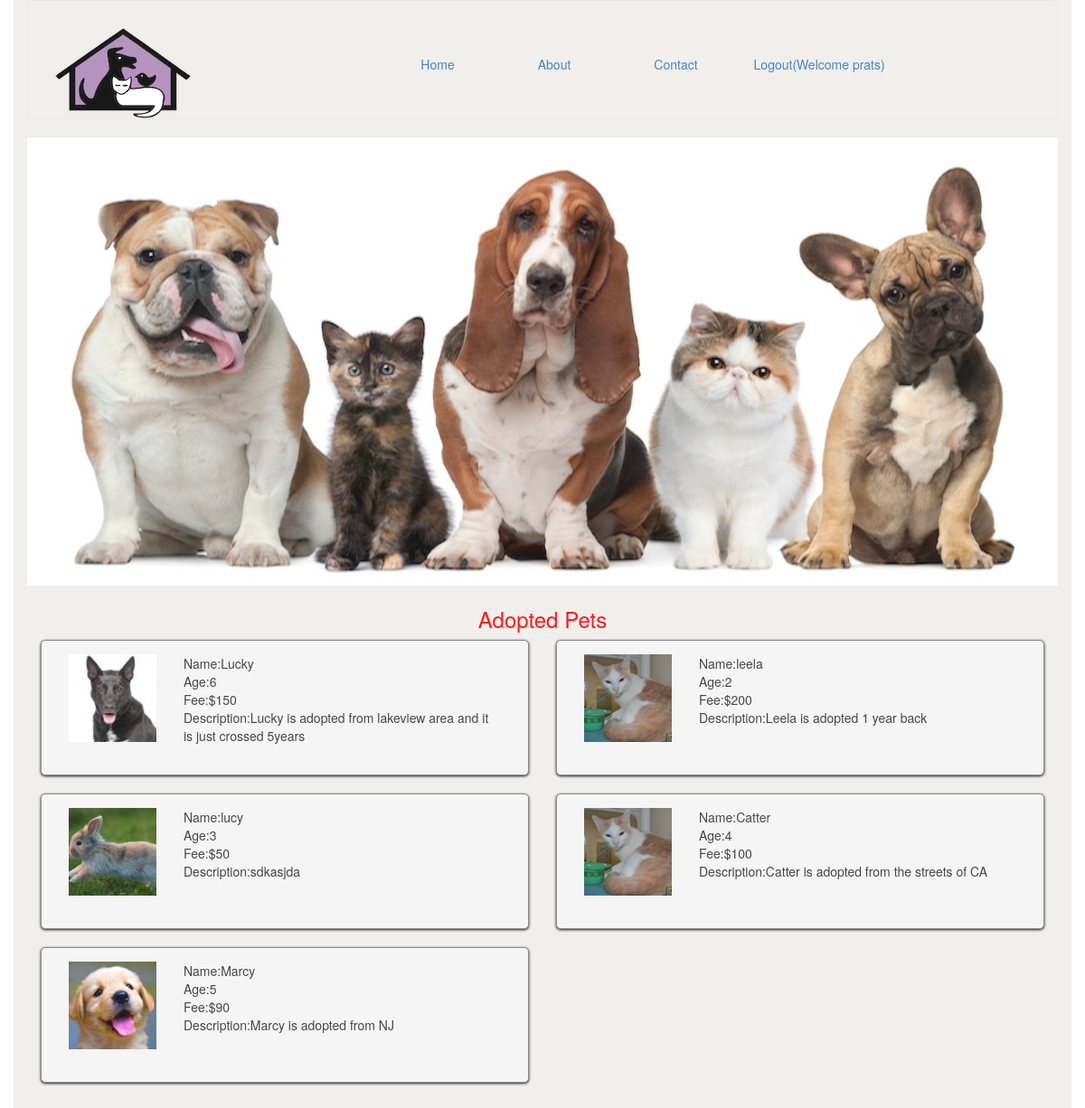
The app's page /getpets.php (signed in) with its own data.
### tables this page shows
CREATE TABLE `pets` (
  `sno` int(11) NOT NULL,
  `p_name` varchar(255) NOT NULL,
  `p_type` varchar(255) NOT NULL,
  `p_age` varchar(255) NOT NULL,
  `p_description` varchar(255) NOT NULL,
  `p_fee` varchar(255) NOT NULL,
  `image` varchar(255) NOT NULL
);

### getpets.php (the view, shortened to what this page needs)
<?php
include("header.php");
    $query="SELECT * FROM pets";
    $result=mysql_query($query);
?>
    <h3 class="text text-center">Adopted Pets</h3>
                <?php
                while($row=mysql_fetch_array($result)){
                ?>
                <div class="col-md-6 col-xs-12">
                <div class="details">
                <div class="col-md-3 col-xs-3">
                <img  class="img-responsive" src="<?php echo $row['image']; ?> "/>
                </div>
                <div class="col-md-9 col-xs-9">
                <p >Name:<?php echo $row['p_name']; ?>   </p>
                <p >Age:<?php echo $row['p_age']; ?>   </p>
                <p >Fee:<?php echo $row['p_fee']; ?>   </p>
                <p >Description:<?php echo $row['p_description']; ?>   </p>
                </div>
                </div>
                </div>
                <?php
                    }
                ?>

### yolo.css (style rules this page uses)
p { margin:0; }
.text { color:red; }
.details { border:1px solid grey; border-radius:5px; box-shadow: 0 1px 3px rgba(0,0,0,25); padding:15px; margin-bottom: 20px; background-color: #f5f5f5; min-height: 150px; }

### records on screen
pets: image (picture), p_name "Lucky", p_age "6", p_fee "$150", p_description "Lucky is adopted from lakeview area and it is just crossed 5years"
pets: image (picture), p_name "leela", p_age "2", p_fee "$200", p_description "Leela is adopted 1 year back"
pets: image (picture), p_name "lucy", p_age "3", p_fee "$50", p_description "sdkasjda"
pets: image (picture), p_name "Catter", p_age "4", p_fee "$100", p_description "Catter is adopted from the streets of CA"
pets: image (picture), p_name "Marcy", p_age "5", p_fee "$90", p_description "Marcy is adopted from NJ"

### other values on screen
$_SESSION['uname'] "prats"
